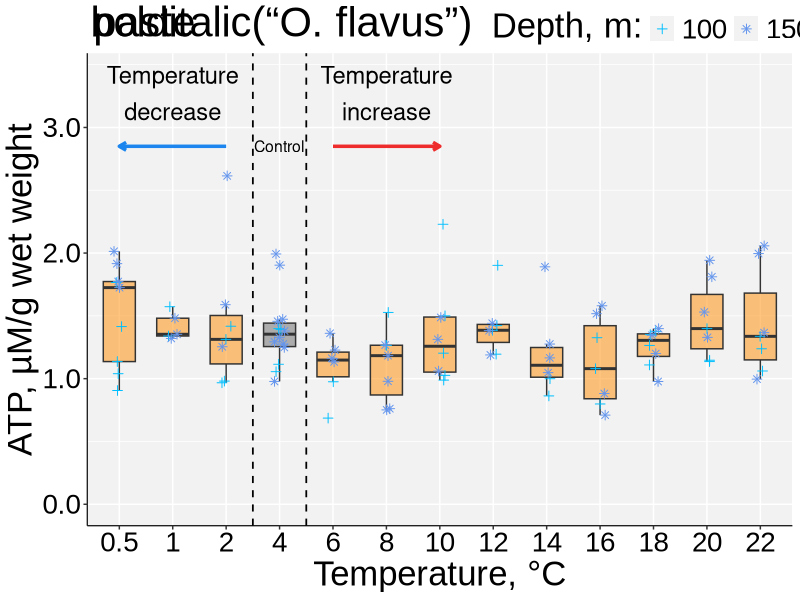
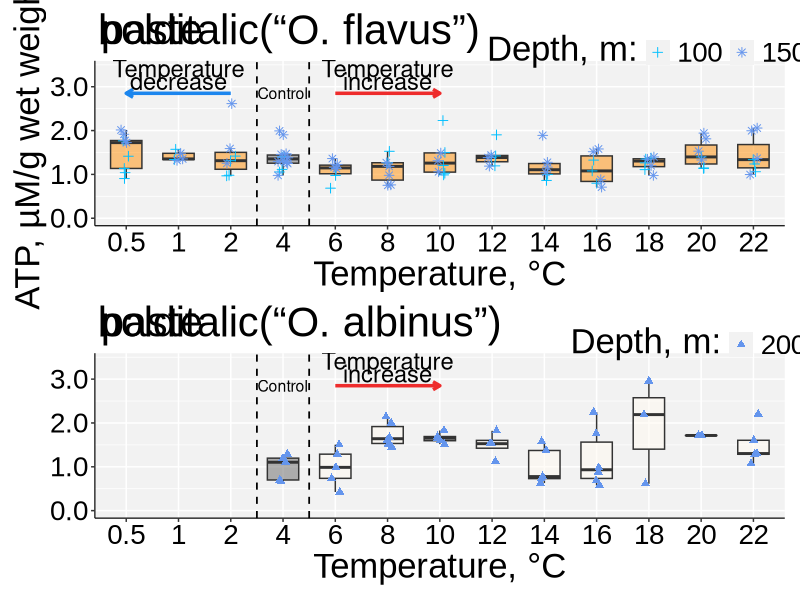
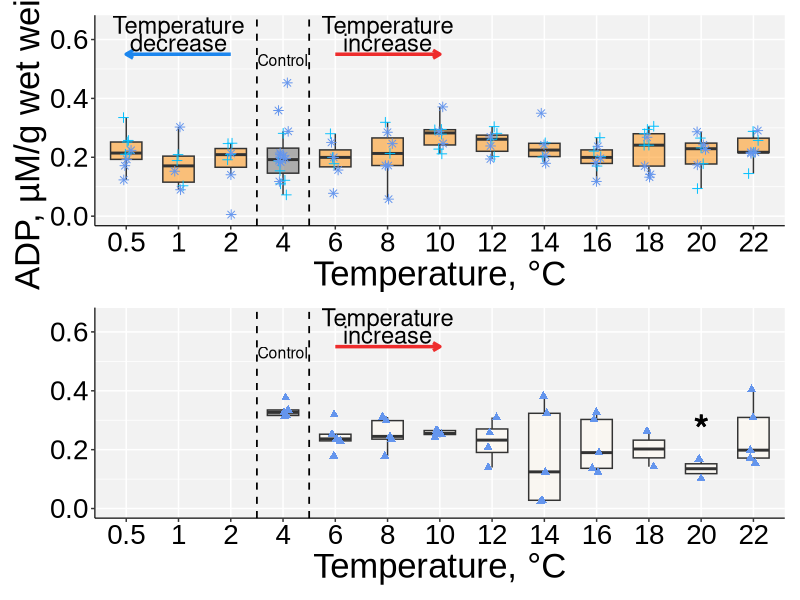
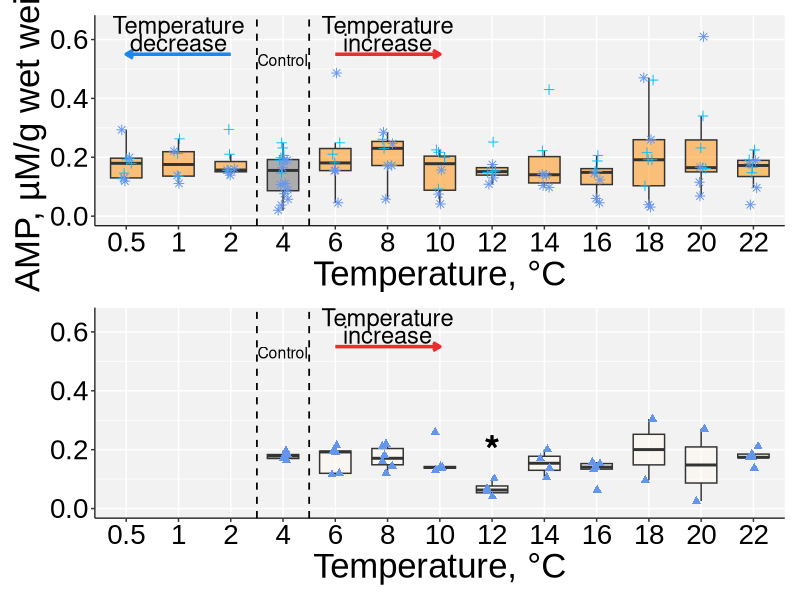
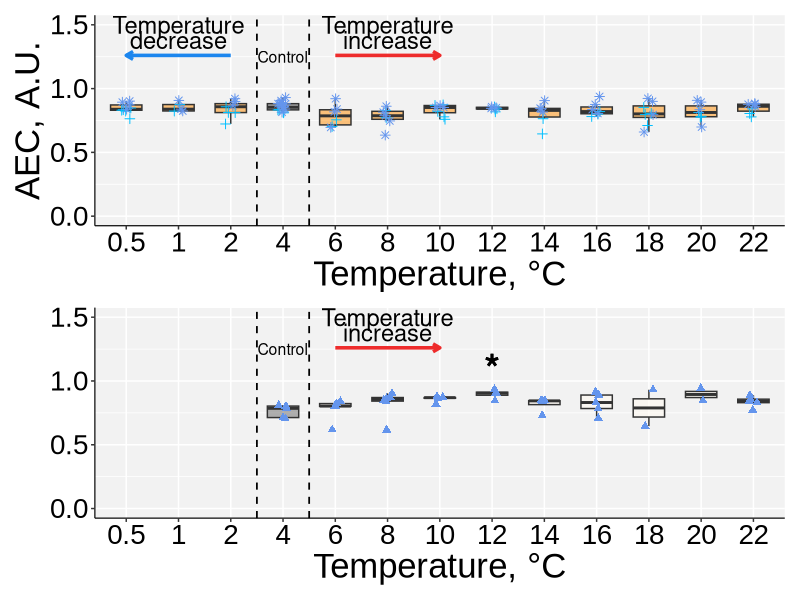
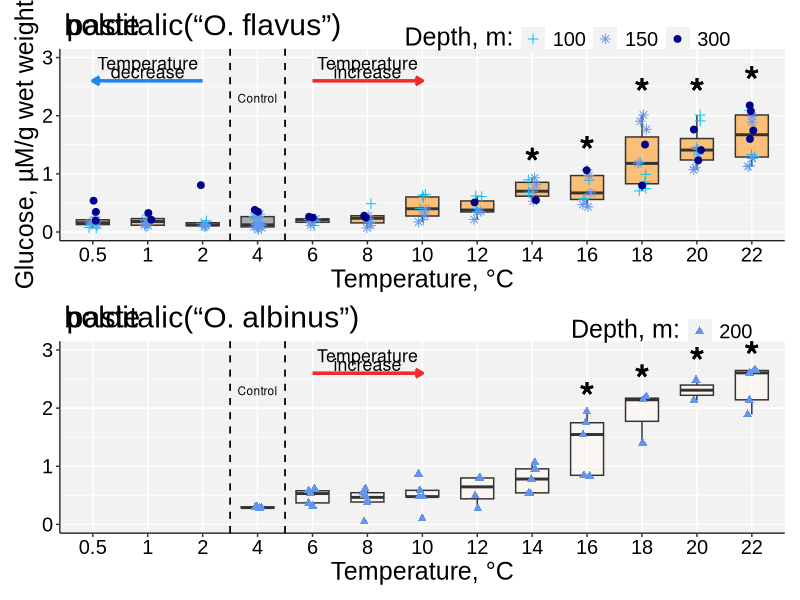
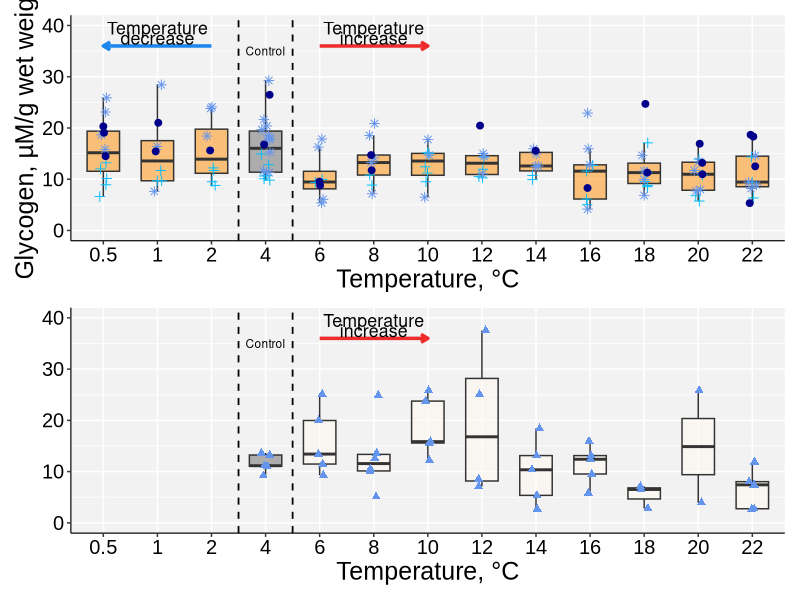
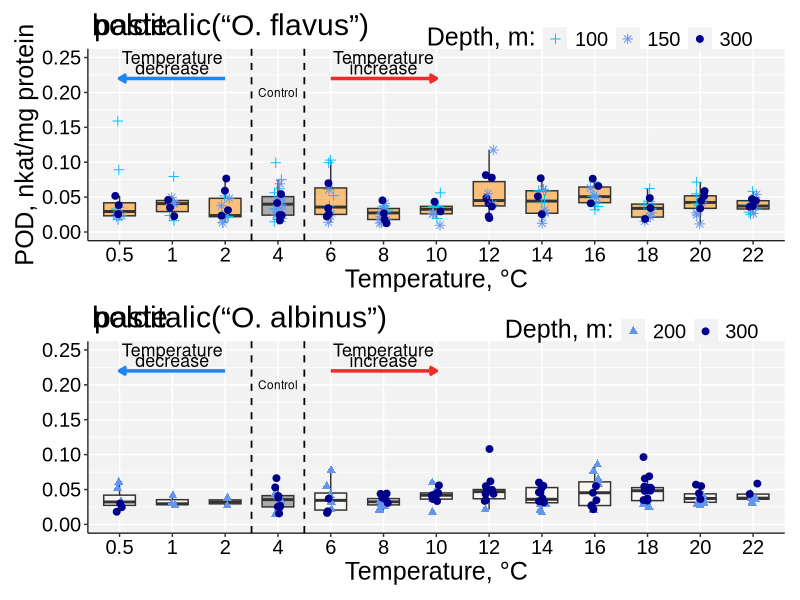

Reproduce these figures in R, in order.
library(ggplot2)
library(ggtext)
library(glue)
library(patchwork)
library(openxlsx)


#download data
ATP <- read.xlsx("Raw_data_from_Ommatogammarus_in_experiments1.xlsx", sheet = 2)
ADP <- read.xlsx("Raw_data_from_Ommatogammarus_in_experiments1.xlsx", sheet = 3)
AMP <- read.xlsx("Raw_data_from_Ommatogammarus_in_experiments1.xlsx", sheet = 4)
AEC <- read.xlsx("Raw_data_from_Ommatogammarus_in_experiments1.xlsx", sheet = 5)
Glucose <- read.xlsx("Raw_data_from_Ommatogammarus_in_experiments1.xlsx", sheet = 6)
Glycogen <- read.xlsx("Raw_data_from_Ommatogammarus_in_experiments1.xlsx", sheet = 7)
POD <- read.xlsx("Raw_data_from_Ommatogammarus_in_experiments1.xlsx", sheet = 8)
CAT <- read.xlsx("Raw_data_from_Ommatogammarus_in_experiments1.xlsx", sheet = 9)
GST <- read.xlsx("Raw_data_from_Ommatogammarus_in_experiments1.xlsx", sheet = 10)
LDH <- read.xlsx("Raw_data_from_Ommatogammarus_in_experiments1.xlsx", sheet = 11)
#make data part is factors (ATP)
ATP$Temperature <- as.factor(ATP$Temperature)
ATP$Species <- as.factor(ATP$Species)
ATP$Parameter <- as.factor(ATP$Parameter)
ATP$Depth <- as.factor(ATP$Depth)
#make data part is factors (ADP)
ADP$Temperature <- as.factor(ADP$Temperature)
ADP$Species <- as.factor(ADP$Species)
ADP$Parameter <- as.factor(ADP$Parameter)
ADP$`Depth` <- as.factor(ADP$Depth)
#make data part is factors (AMP)
AMP$Temperature <- as.factor(AMP$Temperature)
AMP$Species <- as.factor(AMP$Species)
AMP$Parameter <- as.factor(AMP$Parameter)
AMP$Depth <- as.factor(AMP$Depth)
#make data part is factors (AEC)
AEC$Temperature <- as.factor(AEC$Temperature)
AEC$Species <- as.factor(AEC$Species)
AEC$Parameter <- as.factor(AEC$Parameter)
AEC$Depth <- as.factor(AEC$Depth)
#make data part is factors (Glucose)
Glucose$Temperature <- as.factor(Glucose$Temperature)
Glucose$Species <- as.factor(Glucose$Species)
Glucose$Parameter <- as.factor(Glucose$Parameter)
Glucose$Depth <- as.factor(Glucose$Depth)
#make data part is factors (Glycogen)
Glycogen$Temperature <- as.factor(Glycogen$Temperature)
Glycogen$Species <- as.factor(Glycogen$Species)
Glycogen$Parameter <- as.factor(Glycogen$Parameter)
Glycogen$Depth <- as.factor(Glycogen$Depth)
#make data part is factors (POD)
POD$Temperature <- as.factor(POD$Temperature)
POD$Species <- as.factor(POD$Species)
POD$Parameter <- as.factor(POD$Parameter)
POD$Depth <- as.factor(POD$Depth)
#make data part is factors (CAT)
CAT$Temperature <- as.factor(CAT$Temperature)
CAT$Species <- as.factor(CAT$Species)
CAT$Parameter <- as.factor(CAT$Parameter)
CAT$Depth <- as.factor(CAT$Depth)
#make data part is factors (GST)
GST$Temperature <- as.factor(GST$Temperature)
GST$Species <- as.factor(GST$Species)
GST$Parameter <- as.factor(GST$Parameter)
GST$Depth <- as.factor(GST$Depth)
#make data part is factors (LDH)
LDH$Temperature <- as.factor(LDH$Temperature)
LDH$Species <- as.factor(LDH$Species)
LDH$Parameter <- as.factor(LDH$Parameter)
LDH$Depth <- as.factor(LDH$Depth)
#split table at Species factor (ATP)
FlavusATP <- ATP[ATP$Species == "O. flavus", ]
AlbinusATP <- ATP[ATP$Species == "O. albinus", ]
#split table at Species factor (ADP)
FlavusADP <- ADP[ADP$Species == "O. flavus", ]
AlbinusADP <- ADP[ADP$Species == "O. albinus", ]
#split table at Species factor (AMP)
FlavusAMP <- AMP[AMP$Species == "O. flavus", ]
AlbinusAMP <- AMP[AMP$Species == "O. albinus", ]
#split table at Species factor (AEC)
FlavusAEC <- AEC[AEC$Species == "O. flavus", ]
AlbinusAEC <- AEC[AEC$Species == "O. albinus", ]
#split table at Species factor (Glucose)
FlavusGlucose <- Glucose[Glucose$Species == "O. flavus", ]
AlbinusGlucose <- Glucose[Glucose$Species == "O. albinus", ]
#split table at Species factor (Glycogen)
FlavusGlycogen <- Glycogen[Glycogen$Species == "O. flavus", ]
AlbinusGlycogen <- Glycogen[Glycogen$Species == "O. albinus", ]
#split table at Species factor (POD)
FlavusPOD <- POD[POD$Species == "O. flavus", ]
AlbinusPOD <- POD[POD$Species == "O. albinus", ]
#split table at Species factor (CAT)
FlavusCAT <- CAT[CAT$Species == "O. flavus", ]
AlbinusCAT <- CAT[CAT$Species == "O. albinus", ]
#split table at Species factor (GST)
FlavusGST <- GST[GST$Species == "O. flavus", ]
AlbinusGST <- GST[GST$Species == "O. albinus", ]
#split table at Species factor (LDH)
FlavusLDH <- LDH[LDH$Species == "O. flavus", ]
AlbinusLDH <- LDH[LDH$Species == "O. albinus", ]

#plot for ATP O. flavus
FlavusATP[,3] <- factor(FlavusATP[,3], levels=unique(FlavusATP[,3]))
FlavusATPcoluor <- c("darkorange", "darkorange", "darkorange", "gray40", "darkorange", "darkorange",
                     "darkorange", "darkorange", "darkorange", "darkorange", "darkorange", "darkorange",
                     "darkorange")
scaleFUN <- function(x) sprintf("%.1f", x)
p1 <- ggplot(FlavusATP, 
       aes(x = Temperature, y = Value, ymin = 0)) +
  geom_boxplot(outlier.alpha = 0, alpha = 0.5, fill = FlavusATPcoluor, width = 0.6) +  
  geom_point(size = 2, alpha = 1, aes(group = Temperature, col = Depth, shape = Depth), 
             position = position_jitterdodge(jitter.width = 0.5)) +
  labs(fill = "Температура",
       col = "Depth, m:",
       shape = "Depth, m:",
       x = "Temperature, °C",
       y = "ATP, µM/g wet weight",
  ) +
  theme(title  = ggtext::element_markdown()) +
  scale_color_manual(values = c("deepskyblue", "cornflowerblue",'cornflowerblue', "darkblue")) +
  scale_shape_manual(values = c(3, 8, 17)) +
  ggtitle(substitute(paste(bolditalic('O. flavus')))) +
  theme(panel.background = element_rect(fill = 'gray95')) +
  theme(text=element_text(color="black"),axis.text=element_text(color="black")) +
  theme(plot.title = element_text(hjust = 0.5)) + 
  ylim(0, 3.5) +
  geom_vline(xintercept=c(3.5,4.5), linetype = "dashed", linewidth = 0.6) +
  annotate("segment", x = 5, xend = 7, y = 2.85, yend = 2.85, colour = "firebrick2", size=1.2, arrow=arrow(length = unit(0.2, "cm"))) +
  annotate("segment", x = 3, xend = 1, y = 2.85, yend = 2.85, colour = "dodgerblue2", size=1.2, arrow=arrow(length = unit(0.2, "cm"))) +
  annotate("text", x = c(2), y = c(3.42), label = "Temperature", cex=6, col = "black") +
  annotate("text", x = c(2), y = c(3.13), label = "decrease", cex=6, col = "black") +
  annotate("text", x = c(6), y = c(3.42), label = "Temperature", cex=6, col = "black") +
  annotate("text", x = c(6), y = c(3.13), label = "increase", cex=6, col = "black") +
  annotate("text", x = c(4), y = c(2.85), label = "Control", cex=4, col = "black") + 
  theme(text=element_text(color="black"),axis.text=element_text(color="black")) +
  theme(text=element_text(size=25, family="Arial")) + 
  theme(legend.position = c(0.8, 1.0515),
        legend.direction = "horizontal") +
  theme(plot.title = element_text(hjust = 0.01),
        axis.title.y = element_text(vjust = +1.7)) + theme(legend.background=element_rect(fill = alpha("white", 0))) + 
  theme(
    axis.line = element_line(linewidth = 0.4, color="black")) + scale_y_continuous(labels=scaleFUN)
#save plot ATP
ggsave("2023-12-20_АТФ flavus.png", width = 20, height = 11, units = "cm", dpi = 600)

#plot for ADP O. albinus
AlbinusATP[,3] <- factor(AlbinusATP[,3], levels=unique(AlbinusATP[,3]))
AlbinusATPcoluor <- c("gray40", "floralwhite", "floralwhite",
                      "floralwhite", "floralwhite", "floralwhite", "floralwhite", "floralwhite", "floralwhite",
                      "floralwhite")
p1

p2 <- ggplot(AlbinusATP, 
       aes(x = factor(Temperature), y = Value, ymin = 0)) +
  geom_boxplot(outlier.alpha = 0, alpha = 0.5, fill = AlbinusATPcoluor, width = 0.6) +  
  geom_point(size = 2, alpha = 1, aes(group = Temperature, col = Depth, shape = Depth), 
             position = position_jitterdodge(jitter.width = 0.5)) +
  labs(fill = "Температура",
       col = "Depth, m:",
       shape = "Depth, m:",
       x = "Temperature, °C",
       y = NULL,
  ) +
  theme(title  = ggtext::element_markdown()) +
  scale_color_manual(values = c("cornflowerblue")) +
  scale_shape_manual(values = c(17)) +
  ggtitle(substitute(paste(bolditalic('O. albinus')))) +
  theme(panel.background = element_rect(fill = 'gray95')) +
  theme(text=element_text(color="black"),axis.text=element_text(color="black")) +
  theme(plot.title = element_text(hjust = 0.5)) + 
  ylim(0, 3.5) +
  geom_vline(xintercept=c(3.5,4.5), linetype = "dashed", linewidth = 0.6) +
  annotate("segment", x = 5, xend = 7, y = 2.85, yend = 2.85, colour = "firebrick2", size=1.2, arrow=arrow(length = unit(0.2, "cm"))) +
  annotate("text", x = c(6), y = c(3.42), label = "Temperature", cex=6, col = "black") +
  annotate("text", x = c(6), y = c(3.13), label = "increase", cex=6, col = "black") +
  annotate("text", x = c(4), y = c(2.85), label = "Control", cex=4, col = "black") + 
  theme(text=element_text(color="black"),axis.text=element_text(color="black")) +
  theme(text=element_text(size=25, family="Arial")) + 
  theme(legend.position = c(0.86, 1.0515),
        legend.direction = "horizontal", 
        legend.spacing.y = unit(1.0, 'cm')) +
  theme(plot.title = element_text(hjust = 0.01)) + theme(legend.background=element_rect(fill = alpha("white", 0))) + 
  theme(
    axis.line = element_line(linewidth = 0.4, color="black")) +
    scale_x_discrete(limits = c('0.5', '1', '2', '4', '6', '8', '10', '12', '14', '16', '18', '20', '22')) + 
  scale_y_continuous(labels=scaleFUN)
ggsave("2023-12-20_АТФ albinus.png", width = 20, height = 11, units = "cm", dpi = 600) 

p1/p2
ggsave("2023-12-20_АТФ albinus и flavus2.0.png", width = 20, height = 22, units = "cm", dpi = 600)

#plot for ADP O. flavus
FlavusADP[,3] <- factor(FlavusADP[,3], levels=unique(FlavusADP[,3]))
FlavusADPcoluor <- c("darkorange", "darkorange", "darkorange", "gray40", "darkorange", "darkorange",
                     "darkorange", "darkorange", "darkorange", "darkorange", "darkorange", "darkorange",
                     "darkorange")
p3 <- ggplot(FlavusADP, 
       aes(x = Temperature, y = Value, ymin = 0)) +
  geom_boxplot(outlier.alpha = 0, alpha = 0.5, fill = FlavusADPcoluor, width = 0.6) +  
  geom_point(size = 2, alpha = 1, aes(group = Temperature, col = Depth, shape = Depth), 
             position = position_jitterdodge(jitter.width = 0.5)) +
  labs(fill = "Температура",
       col = "Depth, m:",
       shape = "Depth, m:",
       x = "Temperature, °C",
       y = "ADP, µM/g wet weight",
  ) +
  theme(title  = ggtext::element_markdown()) +
  scale_color_manual(values = c("deepskyblue", "cornflowerblue", "darkblue")) +
  scale_shape_manual(values = c(3, 8, 19, 3, 8, 19, 8, 19)) +
  ggtitle(NULL) +
  theme(panel.background = element_rect(fill = 'gray95')) +
  theme(text=element_text(color="black"),axis.text=element_text(color="black")) +
  theme(plot.title = element_text(hjust = 0.5)) +
  geom_vline(xintercept=c(3.5,4.5), linetype = "dashed", linewidth = 0.6) +
  annotate("segment", x = 5, xend = 7, y = .55, yend = .55, colour = "firebrick2", size=1.2, arrow=arrow(length = unit(0.2, "cm"))) +
  annotate("segment", x = 3, xend = 1, y = .55, yend = .55, colour = "dodgerblue2", size=1.2, arrow=arrow(length = unit(0.2, "cm"))) +
  annotate("text", x = c(2), y = c(.65), label = "Temperature", cex=6, col = "black") +
  annotate("text", x = c(2), y = c(.59), label = "decrease", cex=6, col = "black") +
  annotate("text", x = c(6), y = c(.65), label = "Temperature", cex=6, col = "black") +
  annotate("text", x = c(6), y = c(.59), label = "increase", cex=6, col = "black") +
  annotate("text", x = c(4), y = c(.53), label = "Control", cex=4, col = "black") + 
  theme(text=element_text(color="black"),axis.text=element_text(color="black")) + 
  theme(text=element_text(color="black"),axis.text=element_text(color="black")) +
  theme(text=element_text(size=25, family="Arial")) +
  ylim(0, .65) + 
  theme(legend.position = "None",
        legend.direction = "horizontal") +
  theme(plot.title = element_text(hjust = 0.01),
        axis.title.y = element_text(vjust = +1.7)) + theme(legend.background=element_rect(fill = alpha("white", 0))) + 
  theme(
    axis.line = element_line(linewidth = 0.4, color="black"))
#save plot ADP
ggsave("2023-12-20_АДФ flavus.png", width = 20, height = 11, units = "cm", dpi = 600)

#plot for ADP O. albinus
AlbinusADP[,3] <- factor(AlbinusADP[,3], levels=unique(AlbinusADP[,3]))
AlbinusADPcoluor <- c("gray40", "floralwhite", "floralwhite",
                      "floralwhite", "floralwhite", "floralwhite", "floralwhite", "floralwhite", "floralwhite",
                      "floralwhite")
p4 <- ggplot(AlbinusADP, 
       aes(x = Temperature, y = Value, ymin = 0)) +
  geom_boxplot(outlier.alpha = 0, alpha = 0.5, fill = AlbinusADPcoluor, width = 0.6) +  
  geom_point(size = 2, alpha = 1, aes(group = Temperature, col = Depth, shape = Depth), 
             position = position_jitterdodge(jitter.width = 0.5)) +
  labs(fill = "Температура",
       col = "Depth, m:",
       shape = "Depth, m:",
       x = "Temperature, °C",
       y = NULL,
  ) +
  theme(title  = ggtext::element_markdown()) +
  scale_color_manual(values = c("cornflowerblue")) +
  scale_shape_manual(values = c(17)) +
  ggtitle(NULL) +
  theme(panel.background = element_rect(fill = 'gray95')) +
  theme(text=element_text(color="black"),axis.text=element_text(color="black")) +
  theme(plot.title = element_text(hjust = 0.5)) + 
  ylim(0, 0.65) +
  geom_vline(xintercept=c(3.5,4.5), linetype = "dashed", linewidth = 0.6) +
  annotate("segment", x = 5, xend = 7, y = .55, yend = .55, colour = "firebrick2", size=1.2, arrow=arrow(length = unit(0.2, "cm"))) +
  annotate("text", x = c(6), y = c(.65), label = "Temperature", cex=6, col = "black") +
  annotate("text", x = c(6), y = c(.59), label = "increase", cex=6, col = "black") +
  annotate("text", x = c(4), y = c(.53), label = "Control", cex=4, col = "black") + 
  annotate("text", x = c(12), y = c(0.27), label = substitute(paste(bold("*"))), cex=10, col = "black") +
  theme(text=element_text(color="black"),axis.text=element_text(color="black")) +
  theme(text=element_text(size=25, family="Arial")) + 
  theme(legend.position ="None",
        legend.direction = "horizontal") +
  theme(plot.title = element_text(hjust = 0.01)) + theme(legend.background=element_rect(fill = alpha("white", 0))) + 
  theme(
    axis.line = element_line(linewidth = 0.4, color="black")) +
  scale_x_discrete(limits = c('0.5', '1', '2', '4', '6', '8', '10', '12', '14', '16', '18', '20', '22'))
#save plot ADP
ggsave("2023-12-20_АДФ albinus.png", width = 20, height = 11, units = "cm", dpi = 600)


p3/p4
ggsave("2023-12-20_АДФ albinus и flavus2.0.png", width = 20, height = 22, units = "cm", dpi = 600)

#plot for AMP O. flavus
FlavusAMP[,3] <- factor(FlavusAMP[,3], levels=unique(FlavusAMP[,3]))
FlavusAMPcoluor <- c("darkorange", "darkorange", "darkorange", "gray40", "darkorange", "darkorange",
                     "darkorange", "darkorange", "darkorange", "darkorange", "darkorange", "darkorange",
                     "darkorange")
p5 <- ggplot(FlavusAMP, 
       aes(x = Temperature, y = Value, ymin = 0)) +
  geom_boxplot(outlier.alpha = 0, alpha = 0.5, fill = FlavusADPcoluor, width = 0.6) +  
  geom_point(size = 2, alpha = 1, aes(group = Temperature, col = Depth, shape = Depth), 
             position = position_jitterdodge(jitter.width = 0.5)) +
  labs(fill = "Температура",
       col = "Depth, m:",
       shape = "Depth, m:",
       x = "Temperature, °C",
       y = "AMP, µM/g wet weight",
  ) +
  theme(title  = ggtext::element_markdown()) +
  scale_color_manual(values = c("deepskyblue", "cornflowerblue", "darkblue")) +
  scale_shape_manual(values = c(3, 8, 19, 3, 8, 19, 8, 19)) +
  ggtitle(NULL) +
  theme(panel.background = element_rect(fill = 'gray95')) +
  theme(text=element_text(color="black"),axis.text=element_text(color="black")) +
  theme(plot.title = element_text(hjust = 0.5)) +
  geom_vline(xintercept=c(3.5,4.5), linetype = "dashed", linewidth = 0.6) +
  annotate("segment", x = 5, xend = 7, y = .55, yend = .55, colour = "firebrick2", size=1.2, arrow=arrow(length = unit(0.2, "cm"))) +
  annotate("segment", x = 3, xend = 1, y = .55, yend = .55, colour = "dodgerblue2", size=1.2, arrow=arrow(length = unit(0.2, "cm"))) +
  annotate("text", x = c(2), y = c(.65), label = "Temperature", cex=6, col = "black") +
  annotate("text", x = c(2), y = c(.59), label = "decrease", cex=6, col = "black") +
  annotate("text", x = c(6), y = c(.65), label = "Temperature", cex=6, col = "black") +
  annotate("text", x = c(6), y = c(.59), label = "increase", cex=6, col = "black") +
  annotate("text", x = c(4), y = c(.53), label = "Control", cex=4, col = "black") + 
  theme(text=element_text(color="black"),axis.text=element_text(color="black")) + 
  theme(text=element_text(size=25, family="Arial")) +
  ylim(0, .65) + 
  theme(legend.position = "None",
        legend.direction = "horizontal") +
  theme(plot.title = element_text(hjust = 0.01),
        axis.title.y = element_text(vjust = +1.7)) + theme(legend.background=element_rect(fill = alpha("white", 0))) + 
  theme(
    axis.line = element_line(linewidth = 0.4, color="black"))
#save plot AMP
ggsave("2023-12-20_АМФ flavus.png", width = 20, height = 11, units = "cm", dpi = 600)

#plot for AMP O. albinus
AlbinusAMP[,3] <- factor(AlbinusAMP[,3], levels=unique(AlbinusAMP[,3]))
AlbinusAMPcoluor <- c("gray40", "floralwhite", "floralwhite",
                      "floralwhite", "floralwhite", "floralwhite", "floralwhite", "floralwhite", "floralwhite",
                      "floralwhite")
p6 <- ggplot(AlbinusAMP, 
       aes(x = Temperature, y = Value, ymin = 0)) +
  geom_boxplot(outlier.alpha = 0, alpha = 0.5, fill = AlbinusAMPcoluor, width = 0.6) +  
  geom_point(size = 2, alpha = 1, aes(group = Temperature, col = Depth, shape = Depth), 
             position = position_jitterdodge(jitter.width = 0.5)) +
  labs(fill = "Температура",
       col = "Depth, m:",
       shape = "Depth, m:",
       x = "Temperature, °C",
       y = NULL,
  ) +
  theme(title  = ggtext::element_markdown()) +
  scale_color_manual(values = c("cornflowerblue")) +
  scale_shape_manual(values = c(17)) +
  ggtitle(NULL) +
  theme(panel.background = element_rect(fill = 'gray95')) +
  theme(text=element_text(color="black"),axis.text=element_text(color="black")) +
  theme(plot.title = element_text(hjust = 0.5)) + 
  ylim(0, 0.65) +
  geom_vline(xintercept=c(3.5,4.5), linetype = "dashed", linewidth = 0.6) +
  annotate("segment", x = 5, xend = 7, y = .55, yend = .55, colour = "firebrick2", size=1.2, arrow=arrow(length = unit(0.2, "cm"))) +
  annotate("text", x = c(6), y = c(.65), label = "Temperature", cex=6, col = "black") +
  annotate("text", x = c(6), y = c(.59), label = "increase", cex=6, col = "black") +
  annotate("text", x = c(4), y = c(.53), label = "Control", cex=4, col = "black") + 
  annotate("text", x = c(8), y = c(0.2), label = substitute(paste(bold("*"))), cex=10, col = "black") +
  theme(text=element_text(color="black"),axis.text=element_text(color="black")) + 
  theme(text=element_text(size=25, family="Arial")) + 
  theme(legend.position = "None",
        legend.direction = "horizontal") +
  theme(plot.title = element_text(hjust = 0.01)) + theme(legend.background=element_rect(fill = alpha("white", 0))) + 
  theme(
    axis.line = element_line(linewidth = 0.4, color="black")) +
  scale_x_discrete(limits = c('0.5', '1', '2', '4', '6', '8', '10', '12', '14', '16', '18', '20', '22'))
#save plot AMP
ggsave("2023-12-20_АМФ albinus.png", width = 20, height = 11, units = "cm", dpi = 600)

p5/p6
ggsave("2_p_2023-12-20_АМФ albinus и flavus.png", width = 20, height = 22, units = "cm", dpi = 600)

#################################################################################################################################################################

#plot for AEC O. flavus
FlavusAEC[,3] <- factor(FlavusAEC[,3], levels=unique(FlavusAEC[,3]))
FlavusAECcoluor <- c("darkorange", "darkorange", "darkorange", "gray40", "darkorange", "darkorange",
                     "darkorange", "darkorange", "darkorange", "darkorange", "darkorange", "darkorange",
                     "darkorange")
p7 <- ggplot(FlavusAEC, 
       aes(x = Temperature, y = Value, ymin = 0)) +
  geom_boxplot(outlier.alpha = 0, alpha = 0.5, fill = FlavusAECcoluor, width = 0.6) +  
  geom_point(size = 2, alpha = 1, aes(group = Temperature, col = Depth, shape = Depth), 
             position = position_jitterdodge(jitter.width = 0.5)) +
  labs(fill = "Температура",
       col = "Depth, m:",
       shape = "Depth, m:",
       x = "Temperature, °C",
       y = "AEC, A.U.",
  ) +
  theme(title  = ggtext::element_markdown()) +
  scale_color_manual(values = c("deepskyblue", "cornflowerblue", "darkblue")) +
  scale_shape_manual(values = c(3, 8, 19, 3, 8, 19, 8, 19)) +
  ggtitle(NULL) +
  theme(panel.background = element_rect(fill = 'gray95')) +
  theme(text=element_text(color="black"),axis.text=element_text(color="black")) +
  theme(plot.title = element_text(hjust = 0.5)) +
  geom_vline(xintercept=c(3.5,4.5), linetype = "dashed", linewidth = 0.6) +
  annotate("segment", x = 5, xend = 7, y = 1.26, yend = 1.26, colour = "firebrick2", size=1.2, arrow=arrow(length = unit(0.2, "cm"))) +
  annotate("segment", x = 3, xend = 1, y = 1.26, yend = 1.26, colour = "dodgerblue2", size=1.2, arrow=arrow(length = unit(0.2, "cm"))) +
  annotate("text", x = c(2), y = c(1.5), label = "Temperature", cex=6, col = "black") +
  annotate("text", x = c(2), y = c(1.38), label = "decrease", cex=6, col = "black") +
  annotate("text", x = c(6), y = c(1.5), label = "Temperature", cex=6, col = "black") +
  annotate("text", x = c(6), y = c(1.38), label = "increase", cex=6, col = "black") +
  annotate("text", x = c(4), y = c(1.25), label = "Control", cex=4, col = "black") + 
  theme(text=element_text(color="black"),axis.text=element_text(color="black")) + 
  theme(text=element_text(size=25, family="Arial")) +
  ylim(0, 1.5) + 
  theme(legend.position = "None",
        legend.direction = "horizontal") +
  theme(plot.title = element_text(hjust = 0.01),
        axis.title.y = element_text(vjust = +1.7)) + theme(legend.background=element_rect(fill = alpha("white", 0))) + 
  theme(
    axis.line = element_line(linewidth = 0.4, color="black"))
#save plot AEC
ggsave("2023-12-19_АEC flavus.png", width = 20, height = 11, units = "cm", dpi = 600)

#plot for AEC O. albinus
AlbinusAEC[,3] <- factor(AlbinusAEC[,3], levels=unique(AlbinusAEC[,3]))
AlbinusAECcoluor <- c("gray40", "floralwhite", "floralwhite",
                      "floralwhite", "floralwhite", "floralwhite", "floralwhite", "floralwhite", "floralwhite",
                      "floralwhite")
p8 <- ggplot(AlbinusAEC, 
       aes(x = Temperature, y = Value, ymin = 0)) +
  geom_boxplot(outlier.alpha = 0, alpha = 0.5, fill = AlbinusAECcoluor, width = 0.6) +  
  geom_point(size = 2, alpha = 1, aes(group = Temperature, col = Depth, shape = Depth), 
             position = position_jitterdodge(jitter.width = 0.5)) +
  labs(fill = "Температура",
       col = "Depth, m:",
       shape = "Depth, m:",
       x = "Temperature, °C",
       y = NULL,
  ) +
  theme(title  = ggtext::element_markdown()) +
  scale_color_manual(values = c("cornflowerblue")) +
  scale_shape_manual(values = c(17)) +
  ggtitle(NULL) +
  theme(panel.background = element_rect(fill = 'gray95')) +
  theme(text=element_text(color="black"),axis.text=element_text(color="black")) +
  theme(plot.title = element_text(hjust = 0.5)) + 
  ylim(0, 1.5) +
  geom_vline(xintercept=c(3.5,4.5), linetype = "dashed", linewidth = 0.6) +
  annotate("segment", x = 5, xend = 7, y = 1.26, yend = 1.26, colour = "firebrick2", size=1.2, arrow=arrow(length = unit(0.2, "cm"))) +
  annotate("text", x = c(6), y = c(1.5), label = "Temperature", cex=6, col = "black") +
  annotate("text", x = c(6), y = c(1.38), label = "increase", cex=6, col = "black") +
  annotate("text", x = c(4), y = c(1.25), label = "Control", cex=4, col = "black") + 
  annotate("text", x = c(8), y = c(1.1), label = substitute(paste(bold("*"))), cex=10, col = "black") +
  theme(text=element_text(color="black"),axis.text=element_text(color="black")) +
  theme(text=element_text(size=25, family="Arial")) + 
  theme(legend.position = "none",
        legend.direction = "horizontal") +
  theme(plot.title = element_text(hjust = 0.01)) + theme(legend.background=element_rect(fill = alpha("white", 0))) + 
  theme(
    axis.line = element_line(linewidth = 0.4, color="black")) +
  scale_x_discrete(limits = c('0.5', '1', '2', '4', '6', '8', '10', '12', '14', '16', '18', '20', '22'))
#save plot AEC
ggsave("2023-12-18_АEC albinus.png", width = 20, height = 11, units = "cm", dpi = 600)

p7/p8
#save plot AEC
ggsave("2_p_2023-12-20_АEC albinus и flavus.png", width = 20, height = 22, units = "cm", dpi = 600)

#################################################################################################################################################################

#plot for Glucose O. flavus
FlavusGlucose[,3] <- factor(FlavusGlucose[,3], levels=unique(FlavusGlucose[,3]))
FlavusGlucosecoluor <- c("darkorange", "darkorange", "darkorange", "gray40", "darkorange", "darkorange",
                         "darkorange", "darkorange", "darkorange", "darkorange", "darkorange", "darkorange",
                         "darkorange")
p9 <- ggplot(FlavusGlucose, 
       aes(x = Temperature, y = Value, ymin = 0)) +
  geom_boxplot(outlier.alpha = 0, alpha = 0.5, fill = FlavusGlucosecoluor, width = 0.6) +  
  geom_point(size = 2, alpha = 1, aes(group = Temperature, col = Depth, shape = Depth), 
             position = position_jitterdodge(jitter.width = 0.5)) +
  labs(fill = "Температура",
       col = "Depth, m:",
       shape = "Depth, m:",
       x = "Temperature, °C",
       y = "Glucose, µM/g wet weight",
  ) +
  theme(title  = ggtext::element_markdown()) +
  scale_color_manual(values = c("deepskyblue", "cornflowerblue", "darkblue")) +
  scale_shape_manual(values = c(3, 8, 19, 3, 8, 19, 8, 19)) +
  ggtitle(substitute(paste(bolditalic('O. flavus')))) +
  theme(panel.background = element_rect(fill = 'gray95')) +
  theme(text=element_text(color="black"),axis.text=element_text(color="black")) +
  theme(plot.title = element_text(hjust = 0.5)) +
  geom_vline(xintercept=c(3.5,4.5), linetype = "dashed", linewidth = 0.6) +
  annotate("segment", x = 5, xend = 7, y = 2.6, yend = 2.6, colour = "firebrick2", size=1.2, arrow=arrow(length = unit(0.2, "cm"))) +
  annotate("segment", x = 3, xend = 1, y = 2.6, yend = 2.6, colour = "dodgerblue2", size=1.2, arrow=arrow(length = unit(0.2, "cm"))) +
  annotate("text", x = c(2), y = c(2.9), label = "Temperature", cex=4.5, col = "black") +
  annotate("text", x = c(2), y = c(2.75), label = "decrease", cex=4.5, col = "black") +
  annotate("text", x = c(6), y = c(2.9), label = "Temperature", cex=4.5, col = "black") +
  annotate("text", x = c(6), y = c(2.75), label = "increase", cex=4.5, col = "black") +
  annotate("text", x = c(4), y = c(2.3), label = "Control", cex=3, col = "black") + 
  annotate("text", x = c(13), y = c(2.6), label = substitute(paste(bold("*"))), cex=10, col = "black") + 
  annotate("text", x = c(12), y = c(2.4), label = substitute(paste(bold("*"))), cex=10, col = "black") +
  annotate("text", x = c(11), y = c(2.4), label = substitute(paste(bold("*"))), cex=10, col = "black") +
  annotate("text", x = c(10), y = c(1.4), label = substitute(paste(bold("*"))), cex=10, col = "black") +
  annotate("text", x = c(9), y = c(1.2), label = substitute(paste(bold("*"))), cex=10, col = "black") +
  theme(text=element_text(color="black"),axis.text=element_text(color="black")) + 
  theme(text=element_text(size=18, family="Arial")) +
  theme(legend.position = c(0.7, 1.0515),
        legend.direction = "horizontal") +
  theme(plot.title = element_text(hjust = 0.01)) + theme(legend.background=element_rect(fill = alpha("white", 0))) + 
  theme(
    axis.line = element_line(linewidth = 0.4, color="black")) +
  ylim(0,3)
#save plot Glucose
ggsave("2023-12-20_Glucose flavus.png", width = 20, height = 11, units = "cm", dpi = 600)


#plot for Glucose O. albinus
AlbinusGlucose[,3] <- factor(AlbinusGlucose[,3], levels=unique(AlbinusGlucose[,3]))
AlbinusGlucosecoluor <- c("gray40", "floralwhite", "floralwhite",
                          "floralwhite", "floralwhite", "floralwhite", "floralwhite", "floralwhite", "floralwhite",
                          "floralwhite")
p10 <- ggplot(AlbinusGlucose, 
       aes(x = Temperature, y = Value, ymin = 0)) +
  geom_boxplot(outlier.alpha = 0, alpha = 0.5, fill = AlbinusGlucosecoluor, width = 0.6) +  
  geom_point(size = 2, alpha = 1, aes(group = Temperature, col = Depth, shape = Depth), 
             position = position_jitterdodge(jitter.width = 0.5)) +
  labs(fill = "Температура",
       col = "Depth, m:",
       shape = "Depth, m:",
       x = "Temperature, °C",
       y = NULL,
  ) +
  theme(title  = ggtext::element_markdown()) +
  scale_color_manual(values = c("cornflowerblue")) +
  scale_shape_manual(values = c(17)) +
  ggtitle(substitute(paste(bolditalic('O. albinus')))) +
  theme(panel.background = element_rect(fill = 'gray95')) +
  theme(text=element_text(color="black"),axis.text=element_text(color="black")) +
  theme(plot.title = element_text(hjust = 0.5)) +
  geom_vline(xintercept=c(3.5,4.5), linetype = "dashed", linewidth = 0.6) +
  annotate("segment", x = 5, xend = 7, y = 2.6, yend = 2.6, colour = "firebrick2", size=1.2, arrow=arrow(length = unit(0.2, "cm"))) +
  annotate("text", x = c(6), y = c(2.9), label = "Temperature", cex=4.5, col = "black") +
  annotate("text", x = c(6), y = c(2.75), label = "increase", cex=4.5, col = "black") +
  annotate("text", x = c(4), y = c(2.3), label = "Control", cex=3, col = "black") + 
  annotate("text", x = c(13), y = c(2.9), label = substitute(paste(bold("*"))), cex=10, col = "black") + 
  annotate("text", x = c(12), y = c(2.8), label = substitute(paste(bold("*"))), cex=10, col = "black") +
  annotate("text", x = c(11), y = c(2.5), label = substitute(paste(bold("*"))), cex=10, col = "black") +
  annotate("text", x = c(10), y = c(2.2), label = substitute(paste(bold("*"))), cex=10, col = "black") +
  theme(text=element_text(size=18, family="Arial")) + 
  theme(legend.position = c(0.83, 1.0515),
        legend.direction = "horizontal") +
  theme(plot.title = element_text(hjust = 0.01)) + theme(legend.background=element_rect(fill = alpha("white", 0))) + 
  theme(
    axis.line = element_line(linewidth = 0.4, color="black")) + 
  ylim(0, 3) +
  scale_x_discrete(limits = c('0.5', '1', '2', '4', '6', '8', '10', '12', '14', '16', '18', '20', '22'))
#save plot Glucose
ggsave("2023-12-20_Glucose albinus.png", width = 20, height = 11, units = "cm", dpi = 600)

p9/p10
ggsave("2023-12-20_Glucose albinus и flavus.png", width = 20, height = 22, units = "cm", dpi = 600)


#plot for Glycogen O. flavus
FlavusGlycogen[,3] <- factor(FlavusGlycogen[,3], levels=unique(FlavusGlycogen[,3]))
FlavusGlycogencoluor <- c("darkorange", "darkorange", "darkorange", "gray40", "darkorange", "darkorange",
                          "darkorange", "darkorange", "darkorange", "darkorange", "darkorange", "darkorange",
                          "darkorange")
p11 <- ggplot(FlavusGlycogen, 
       aes(x = Temperature, y = Value, ymin = 0)) +
  geom_boxplot(outlier.alpha = 0, alpha = 0.5, fill = FlavusGlycogencoluor, width = 0.6) +  
  geom_point(size = 2, alpha = 1, aes(group = Temperature, col = Depth, shape = Depth), 
             position = position_jitterdodge(jitter.width = 0.5)) +
  labs(fill = "Температура",
       col = "Depth, m:",
       shape = "Depth, m:",
       x = "Temperature, °C",
       y = "Glycogen, µM/g wet weight",
  ) +
  scale_color_manual(values = c("deepskyblue", "cornflowerblue", "darkblue")) +
  scale_shape_manual(values = c(3, 8, 19, 3, 8, 19, 8, 19)) +
  ggtitle(NULL) +
  theme(panel.background = element_rect(fill = 'gray95')) +
  theme(text=element_text(color="black"),axis.text=element_text(color="black")) +
  theme(plot.title = element_text(hjust = 0.5)) +
  geom_vline(xintercept=c(3.5,4.5), linetype = "dashed", linewidth = 0.6) +
  annotate("segment", x = 5, xend = 7, y = 36, yend = 36, colour = "firebrick2", size=1.2, arrow=arrow(length = unit(0.2, "cm"))) +
  annotate("segment", x = 3, xend = 1, y = 36, yend = 36, colour = "dodgerblue2", size=1.2, arrow=arrow(length = unit(0.2, "cm"))) +
  annotate("text", x = c(2), y = c(39.5), label = "Temperature", cex=4.5, col = "black") +
  annotate("text", x = c(2), y = c(37.5), label = "decrease", cex=4.5, col = "black") +
  annotate("text", x = c(6), y = c(39.5), label = "Temperature", cex=4.5, col = "black") +
  annotate("text", x = c(6), y = c(37.5), label = "increase", cex=4.5, col = "black") +
  annotate("text", x = c(4), y = c(35), label = "Control", cex=3, col = "black") + 
  theme(text=element_text(color="black"),axis.text=element_text(color="black")) +
  theme(text=element_text(size=18, family="Arial")) +
  theme(legend.position = "none",
        legend.direction = "horizontal") +
  theme(plot.title = element_text(hjust = 0.01)) + theme(legend.background=element_rect(fill = alpha("white", 0))) + 
  theme(
    axis.line = element_line(linewidth = 0.4, color="black")) + 
  ylim(0, 40) 

#save plot Glucose
ggsave("2023-12-20_Glycogen flavus.png", width = 20, height = 11, units = "cm", dpi = 600)

#plot for Glycogen O. albinus
AlbinusGlycogen[,3] <- factor(AlbinusGlycogen[,3], levels=unique(AlbinusGlycogen[,3]))
AlbinusGlycogencoluor <- c("gray40", "floralwhite", "floralwhite",
                           "floralwhite", "floralwhite", "floralwhite", "floralwhite", "floralwhite", "floralwhite",
                           "floralwhite")
p12 <- ggplot(AlbinusGlycogen, 
       aes(x = Temperature, y = Value, ymin = 0)) +
  geom_boxplot(outlier.alpha = 0, alpha = 0.5, fill = AlbinusGlycogencoluor, width = 0.6) +  
  geom_point(size = 2, alpha = 1, aes(group = Temperature, col = Depth, shape = Depth), 
             position = position_jitterdodge(jitter.width = 0.5)) +
  labs(fill = "Температура",
       col = "Depth, m:",
       shape = "Depth, m:",
       x = "Temperature, °C",
       y = NULL,
  ) +
  theme(title  = ggtext::element_markdown()) +
  scale_color_manual(values = c("cornflowerblue")) +
  scale_shape_manual(values = c(17)) +
  ggtitle(NULL) +
  theme(panel.background = element_rect(fill = 'gray95')) +
  theme(text=element_text(color="black"),axis.text=element_text(color="black")) +
  theme(plot.title = element_text(hjust = 0.5)) +
  geom_vline(xintercept=c(3.5,4.5), linetype = "dashed", linewidth = 0.6) +
  annotate("segment", x = 5, xend = 7, y = 36, yend = 36, colour = "firebrick2", size=1.2, arrow=arrow(length = unit(0.2, "cm"))) +
  annotate("text", x = c(6), y = c(39.5), label = "Temperature", cex=4.5, col = "black") +
  annotate("text", x = c(6), y = c(37.5), label = "increase", cex=4.5, col = "black") +
  annotate("text", x = c(4), y = c(35), label = "Control", cex=3, col = "black") + 
  theme(text=element_text(color="black"),axis.text=element_text(color="black")) +
  theme(text=element_text(size=18, family="Arial")) + 
  theme(legend.position ="none",
        legend.direction = "horizontal") +
  theme(plot.title = element_text(hjust = 0.01)) + theme(legend.background=element_rect(fill = alpha("white", 0))) + 
  theme(
    axis.line = element_line(linewidth = 0.4, color="black")) + 
  ylim(0, 40) +
  scale_x_discrete(limits = c('0.5', '1', '2', '4', '6', '8', '10', '12', '14', '16', '18', '20', '22'))

#save plot Glucose
ggsave("2023-12-20_Glycogen albinus.png", width = 20, height = 11, units = "cm", dpi = 600)

p11/p12
ggsave("2023-12-20_Glycogen albinus и flavus.png", width = 20, height = 22, units = "cm", dpi = 600)


#plot for POD O. flavus
FlavusPOD[,3] <- factor(FlavusPOD[,3], levels=unique(FlavusPOD[,3]))
FlavusPODcoluor <- c("darkorange", "darkorange", "darkorange", "gray40", "darkorange", "darkorange",
                     "darkorange", "darkorange", "darkorange", "darkorange", "darkorange", "darkorange",
                     "darkorange")
p13 <- ggplot(FlavusPOD, 
       aes(x = Temperature, y = Value, ymin = 0)) +
  geom_boxplot(outlier.alpha = 0, alpha = 0.5, fill = FlavusPODcoluor, width = 0.6) +  
  geom_point(size = 2, alpha = 1, aes(group = Temperature, col = Depth, shape = Depth), 
             position = position_jitterdodge(jitter.width = 0.5)) +
  labs(fill = "Температура",
       col = "Depth, m:",
       shape = "Depth, m:",
       x = "Temperature, °C",
       y = "POD, nkat/mg protein",
  ) +
  theme(title  = ggtext::element_markdown()) +
  scale_color_manual(values = c("deepskyblue", "cornflowerblue", "darkblue")) +
  scale_shape_manual(values = c(3, 8, 19, 3, 8, 19, 8, 19)) +
  ggtitle(substitute(paste(bolditalic('O. flavus')))) +
  theme(panel.background = element_rect(fill = 'gray95')) +
  theme(text=element_text(color="black"),axis.text=element_text(color="black")) +
  theme(plot.title = element_text(hjust = 0.5)) +
  geom_vline(xintercept=c(3.5,4.5), linetype = "dashed", linewidth = 0.6) +
  annotate("segment", x = 5, xend = 7, y = .22, yend = .22, colour = "firebrick2", size=1.2, arrow=arrow(length = unit(0.2, "cm"))) +
  annotate("segment", x = 3, xend = 1, y = .22, yend = .22, colour = "dodgerblue2", size=1.2, arrow=arrow(length = unit(0.2, "cm"))) +
  annotate("text", x = c(2), y = c(.25), label = "Temperature", cex=4.5, col = "black") +
  annotate("text", x = c(2), y = c(.235), label = "decrease", cex=4.5, col = "black") +
  annotate("text", x = c(6), y = c(.25), label = "Temperature", cex=4.5, col = "black") +
  annotate("text", x = c(6), y = c(.235), label = "increase", cex=4.5, col = "black") +
  annotate("text", x = c(4), y = c(0.2), label = "Control", cex=3, col = "black") + 
  theme(text=element_text(color="black"),axis.text=element_text(color="black")) + 
  theme(text=element_text(color="black"),axis.text=element_text(color="black")) +
  theme(text=element_text(size=18, family="Arial")) +
  theme(legend.position = c(0.72, 1.0515),
        legend.direction = "horizontal") +
  theme(plot.title = element_text(hjust = 0.01)) + theme(legend.background=element_rect(fill = alpha("white", 0))) + 
  theme(
    axis.line = element_line(linewidth = 0.4, color="black")) +
  ylim(0, 0.25)
#save plot POD
ggsave("2023-12-20_POD flavus.png", width = 20, height = 11, units = "cm", dpi = 600)



#plot for POD O. albinus
AlbinusPOD[,3] <- factor(AlbinusPOD[,3], levels=unique(AlbinusPOD[,3]))
AlbinusPODcoluor <- c("floralwhite", "floralwhite", "floralwhite", "gray40", "floralwhite", "floralwhite",
                      "floralwhite", "floralwhite", "floralwhite", "floralwhite", "floralwhite", "floralwhite",
                      "floralwhite")
p14 <- ggplot(AlbinusPOD, 
       aes(x = Temperature, y = Value, ymin = 0)) +
  geom_boxplot(outlier.alpha = 0, alpha = 0.5, fill = AlbinusPODcoluor, width = 0.6) +  
  geom_point(size = 2, alpha = 1, aes(group = Temperature, col = Depth, shape = Depth), 
             position = position_jitterdodge(jitter.width = 0.5)) +
  labs(fill = "Температура",
       col = "Depth, m:",
       shape = "Depth, m:",
       x = "Temperature, °C",
       y = NULL,
  ) +
  theme(title  = ggtext::element_markdown()) +
  scale_color_manual(values = c("cornflowerblue", "darkblue")) +
  scale_shape_manual(values = c(17, 19)) +
  ggtitle(substitute(paste(bolditalic('O. albinus')))) +
  theme(panel.background = element_rect(fill = 'gray95')) +
  theme(text=element_text(color="black"),axis.text=element_text(color="black")) +
  theme(plot.title = element_text(hjust = 0.5)) +
  geom_vline(xintercept=c(3.5,4.5), linetype = "dashed", linewidth = 0.6) +
  annotate("segment", x = 5, xend = 7, y = .22, yend = .22, colour = "firebrick2", size=1.2, arrow=arrow(length = unit(0.2, "cm"))) +
  annotate("segment", x = 3, xend = 1, y = .22, yend = .22, colour = "dodgerblue2", size=1.2, arrow=arrow(length = unit(0.2, "cm"))) +
  annotate("text", x = c(2), y = c(.25), label = "Temperature", cex=4.5, col = "black") +
  annotate("text", x = c(2), y = c(.235), label = "decrease", cex=4.5, col = "black") +
  annotate("text", x = c(6), y = c(.25), label = "Temperature", cex=4.5, col = "black") +
  annotate("text", x = c(6), y = c(.235), label = "increase", cex=4.5, col = "black") +
  annotate("text", x = c(4), y = c(0.2), label = "Control", cex=3, col = "black") + 
  theme(text=element_text(color="black"),axis.text=element_text(color="black")) + 
  theme(text=element_text(color="black"),axis.text=element_text(color="black")) +
  theme(text=element_text(size=18, family="Arial")) +
  theme(legend.position = c(0.78, 1.0515),
        legend.direction = "horizontal") +
  theme(plot.title = element_text(hjust = 0.01)) + theme(legend.background=element_rect(fill = alpha("white", 0))) + 
  theme(
    axis.line = element_line(linewidth = 0.4, color="black")) +
  ylim(0, 0.25)

#save plot POD
ggsave("2023-12-20_POD albinus.png", width = 20, height = 11, units = "cm", dpi = 600)

p13/p14
ggsave("2_p_2023-12-20_POD albinus и flavus.png", width = 20, height = 22, units = "cm", dpi = 600)



#plot for CAT O. flavus
FlavusCAT[,3] <- factor(FlavusCAT[,3], levels=unique(FlavusCAT[,3]))
FlavusCATcoluor <- c("darkorange", "darkorange", "darkorange", "gray40", "darkorange", "darkorange",
                     "darkorange", "darkorange", "darkorange", "darkorange", "darkorange", "darkorange",
                     "darkorange")
p15 <- ggplot(FlavusCAT, 
       aes(x = Temperature, y = Value, ymin = 0)) +
  geom_boxplot(outlier.alpha = 0, alpha = 0.5, fill = FlavusCATcoluor, width = 0.6) +  
  geom_point(size = 2, alpha = 1, aes(group = Temperature, col = Depth, shape = Depth), 
             position = position_jitterdodge(jitter.width = 0.5)) +
  labs(fill = "Температура",
       col = "Depth, m:",
       shape = "Depth, m:",
       x = "Temperature, °C",
       y = "CAT, nkat/mg protein",
  ) +
  theme(title  = ggtext::element_markdown()) +
  scale_color_manual(values = c("deepskyblue", "cornflowerblue", "darkblue")) +
  scale_shape_manual(values = c(3, 8, 19, 3, 8, 19, 8, 19)) +
  ggtitle(NULL) +
  theme(panel.background = element_rect(fill = 'gray95')) +
  theme(text=element_text(color="black"),axis.text=element_text(color="black")) +
  theme(plot.title = element_text(hjust = 0.5)) +
  geom_vline(xintercept=c(3.5,4.5), linetype = "dashed", linewidth = 0.6) +
  annotate("segment", x = 5, xend = 7, y = 1720, yend = 1720, colour = "firebrick2", size=1.2, arrow=arrow(length = unit(0.2, "cm"))) +
  annotate("segment", x = 3, xend = 1, y = 1720, yend = 1720, colour = "dodgerblue2", size=1.2, arrow=arrow(length = unit(0.2, "cm"))) +
  annotate("text", x = c(2), y = c(1975), label = "Temperature", cex=4.5, col = "black") +
  annotate("text", x = c(2), y = c(1850), label = "decrease", cex=4.5, col = "black") +
  annotate("text", x = c(6), y = c(1975), label = "Temperature", cex=4.5, col = "black") +
  annotate("text", x = c(6), y = c(1850), label = "increase", cex=4.5, col = "black") +
  annotate("text", x = c(4), y = c(1650), label = "Control", cex=3, col = "black") + 
  theme(text=element_text(color="black"),axis.text=element_text(color="black")) + 
  theme(text=element_text(color="black"),axis.text=element_text(color="black")) +
  theme(text=element_text(size=18, family="Arial")) +
  theme(legend.position = "none",
        legend.direction = "horizontal") +
  theme(plot.title = element_text(hjust = 0.01)) + theme(legend.background=element_rect(fill = alpha("white", 0))) + 
  theme(
    axis.line = element_line(linewidth = 0.4, color="black")) +
  ylim(0, 2000)
#save plot CAT
ggsave("2023-12-20_CAT flavus.png", width = 20, height = 11, units = "cm", dpi = 600)

#plot for CAT O. albinus
AlbinusCAT[,3] <- factor(AlbinusCAT[,3], levels=unique(AlbinusCAT[,3]))
AlbinusCATcoluor <- c("floralwhite", "floralwhite", "floralwhite", "gray40", "floralwhite", "floralwhite",
                      "floralwhite", "floralwhite", "floralwhite", "floralwhite", "floralwhite", "floralwhite",
                      "floralwhite")
p16 <- ggplot(AlbinusCAT, 
       aes(x = Temperature, y = Value, ymin = 0)) +
  geom_boxplot(outlier.alpha = 0, alpha = 0.5, fill = AlbinusCATcoluor, width = 0.6) +  
  geom_point(size = 2, alpha = 1, aes(group = Temperature, col = Depth, shape = Depth), 
             position = position_jitterdodge(jitter.width = 0.5)) +
  labs(fill = "Температура",
       col = "Depth, m:",
       shape = "Depth, m:",
       x = "Temperature, °C",
       y = NULL,
  ) +
  theme(title  = ggtext::element_markdown()) +
  scale_color_manual(values = c("cornflowerblue", "darkblue")) +
  scale_shape_manual(values = c(17, 19)) +
  ggtitle(NULL) +
  theme(panel.background = element_rect(fill = 'gray95')) +
  theme(text=element_text(color="black"),axis.text=element_text(color="black")) +
  theme(plot.title = element_text(hjust = 0.5)) +
  geom_vline(xintercept=c(3.5,4.5), linetype = "dashed", linewidth = 0.6) +
  annotate("segment", x = 5, xend = 7, y = 1720, yend = 1720, colour = "firebrick2", size=1.2, arrow=arrow(length = unit(0.2, "cm"))) +
  annotate("segment", x = 3, xend = 1, y = 1720, yend = 1720, colour = "dodgerblue2", size=1.2, arrow=arrow(length = unit(0.2, "cm"))) +
  annotate("text", x = c(2), y = c(1975), label = "Temperature", cex=4.5, col = "black") +
  annotate("text", x = c(2), y = c(1850), label = "decrease", cex=4.5, col = "black") +
  annotate("text", x = c(6), y = c(1975), label = "Temperature", cex=4.5, col = "black") +
  annotate("text", x = c(6), y = c(1850), label = "increase", cex=4.5, col = "black") +
  annotate("text", x = c(4), y = c(1650), label = "Control", cex=3, col = "black") + 
  theme(text=element_text(color="black"),axis.text=element_text(color="black")) + 
  theme(text=element_text(color="black"),axis.text=element_text(color="black")) +
  theme(text=element_text(size=18, family="Arial")) +
  theme(legend.position = "none",
        legend.direction = "horizontal") +
  theme(plot.title = element_text(hjust = 0.01)) + theme(legend.background=element_rect(fill = alpha("white", 0))) + 
  theme(
    axis.line = element_line(linewidth = 0.4, color="black"))
#save plot CAT
ggsave("2023-12-20_CAT albinus.png", width = 20, height = 11, units = "cm", dpi = 600)

p15/p16
ggsave("2_p_2023-12-20_CAT albinus и flavus_test.png", width = 20, height = 22, units = "cm", dpi = 600)


#plot for GST O. flavus
FlavusGST[,3] <- factor(FlavusGST[,3], levels=unique(FlavusGST[,3]))
FlavusGSTcoluor <- c("darkorange", "darkorange", "darkorange", "gray40", "darkorange", "darkorange",
                     "darkorange", "darkorange", "darkorange", "darkorange", "darkorange", "darkorange",
                     "darkorange")
p17 <- ggplot(FlavusGST, 
       aes(x = Temperature, y = Value, ymin = 0)) +
  geom_boxplot(outlier.alpha = 0, alpha = 0.5, fill = FlavusGSTcoluor, width = 0.6) +  
  geom_point(size = 2, alpha = 1, aes(group = Temperature, col = Depth, shape = Depth), 
             position = position_jitterdodge(jitter.width = 0.5)) +
  labs(fill = "Температура",
       col = "Depth, m:",
       shape = "Depth, m:",
       x = "Temperature, °C",
       y = "GST, nkat/mg protein",
  ) +
  theme(title  = ggtext::element_markdown()) +
  scale_color_manual(values = c("deepskyblue", "cornflowerblue", "darkblue")) +
  scale_shape_manual(values = c(3, 8, 19, 3, 8, 19, 8, 19)) +
  ggtitle(substitute(paste(bolditalic('O. flavus')))) +
  theme(panel.background = element_rect(fill = 'gray95')) +
  theme(text=element_text(color="black"),axis.text=element_text(color="black")) +
  theme(plot.title = element_text(hjust = 0.5)) +
  geom_vline(xintercept=c(3.5,4.5), linetype = "dashed", linewidth = 0.6) +
  annotate("segment", x = 5, xend = 7, y = 29, yend = 29, colour = "firebrick2", size=1.2, arrow=arrow(length = unit(0.2, "cm"))) +
  annotate("segment", x = 3, xend = 1, y = 29, yend = 29, colour = "dodgerblue2", size=1.2, arrow=arrow(length = unit(0.2, "cm"))) +
  annotate("text", x = c(2), y = c(33), label = "Temperature", cex=4.5, col = "black") +
  annotate("text", x = c(2), y = c(31), label = "decrease", cex=4.5, col = "black") +
  annotate("text", x = c(6), y = c(33), label = "Temperature", cex=4.5, col = "black") +
  annotate("text", x = c(6), y = c(31), label = "increase", cex=4.5, col = "black") +
  annotate("text", x = c(4), y = c(27), label = "Control", cex=3, col = "black") + 
  theme(text=element_text(color="black"),axis.text=element_text(color="black")) + 
  theme(text=element_text(color="black"),axis.text=element_text(color="black")) +
  theme(text=element_text(size=18, family="Arial")) +
  theme(legend.position = c(0.72, 1.0515),
        legend.direction = "horizontal") +
  theme(plot.title = element_text(hjust = 0.01)) + theme(legend.background=element_rect(fill = alpha("white", 0))) + 
  theme(
    axis.line = element_line(linewidth = 0.4, color="black")) +
  ylim(0, 33)
#save plot GST
ggsave("2023-12-20_GST flavus.png", width = 20, height = 11, units = "cm", dpi = 600)


#plot for GST O. albinus
AlbinusGST[,3] <- factor(AlbinusGST[,3], levels=unique(AlbinusGST[,3]))
AlbinusGSTcoluor <- c("floralwhite", "floralwhite", "floralwhite", "gray40", "floralwhite", "floralwhite",
                      "floralwhite", "floralwhite", "floralwhite", "floralwhite", "floralwhite", "floralwhite",
                      "floralwhite")
p18 <- ggplot(AlbinusGST, 
       aes(x = Temperature, y = Value, ymin = 0)) +
  geom_boxplot(outlier.alpha = 0, alpha = 0.5, fill = AlbinusGSTcoluor, width = 0.6) +  
  geom_point(size = 2, alpha = 1, aes(group = Temperature, col = Depth, shape = Depth), 
             position = position_jitterdodge(jitter.width = 0.5)) +
  labs(fill = "Температура",
       col = "Depth, m:",
       shape = "Depth, m:",
       x = "Temperature, °C",
       y = NULL,
  ) +
  theme(title  = ggtext::element_markdown()) +
  scale_color_manual(values = c("cornflowerblue", "darkblue")) +
  scale_shape_manual(values = c(17, 19)) +
  ggtitle(substitute(paste(bolditalic('O. albinus')))) +
  theme(panel.background = element_rect(fill = 'gray95')) +
  theme(text=element_text(color="black"),axis.text=element_text(color="black")) +
  theme(plot.title = element_text(hjust = 0.5)) +
  geom_vline(xintercept=c(3.5,4.5), linetype = "dashed", linewidth = 0.6) +
  annotate("segment", x = 5, xend = 7, y = 29, yend = 29, colour = "firebrick2", size=1.2, arrow=arrow(length = unit(0.2, "cm"))) +
  annotate("segment", x = 3, xend = 1, y = 29, yend = 29, colour = "dodgerblue2", size=1.2, arrow=arrow(length = unit(0.2, "cm"))) +
  annotate("text", x = c(2), y = c(33), label = "Temperature", cex=4.5, col = "black") +
  annotate("text", x = c(2), y = c(31), label = "decrease", cex=4.5, col = "black") +
  annotate("text", x = c(6), y = c(33), label = "Temperature", cex=4.5, col = "black") +
  annotate("text", x = c(6), y = c(31), label = "increase", cex=4.5, col = "black") +
  annotate("text", x = c(4), y = c(27), label = "Control", cex=3, col = "black") + 
  annotate("text", x = c(1), y = c(20), label = substitute(paste(bold("*"))), cex=10, col = "black") +
  annotate("text", x = c(2), y = c(20), label = substitute(paste(bold("*"))), cex=10, col = "black") +
  annotate("text", x = c(11), y = c(18), label = substitute(paste(bold("*"))), cex=10, col = "black") +
  theme(text=element_text(color="black"),axis.text=element_text(color="black")) + 
  theme(text=element_text(color="black"),axis.text=element_text(color="black")) +
  theme(text=element_text(size=18, family="Arial")) +
  theme(legend.position = c(0.78, 1.0515),
        legend.direction = "horizontal") +
  theme(plot.title = element_text(hjust = 0.01)) + theme(legend.background=element_rect(fill = alpha("white", 0))) + 
  theme(
    axis.line = element_line(linewidth = 0.4, color="black")) +
  ylim(0, 33)
#save plot GST
ggsave("2023-12-20_GST albinus.png", width = 20, height = 11, units = "cm", dpi = 600)

p17/p18

ggsave("2_p_2023-12-20_GST albinus and flavus.png", width = 20, height = 22, units = "cm", dpi = 600)

#plot for LDH O. flavus
FlavusLDH[,3] <- factor(FlavusLDH[,3], levels=unique(FlavusLDH[,3]))
FlavusLDHcoluor <- c("darkorange", "darkorange", "darkorange", "gray40", "darkorange", "darkorange",
                     "darkorange", "darkorange", "darkorange", "darkorange", "darkorange", "darkorange",
                     "darkorange")
p19 <- ggplot(FlavusLDH, 
       aes(x = Temperature, y = Value, ymin = 0)) +
  geom_boxplot(outlier.alpha = 0, alpha = 0.5, fill = FlavusLDHcoluor, width = 0.6) +  
  geom_point(size = 2, alpha = 1, aes(group = Temperature, col = Depth, shape = Depth), 
             position = position_jitterdodge(jitter.width = 0.5)) +
  labs(fill = "Температура",
       col = "Depth, m:",
       shape = "Depth, m:",
       x = "Temperature, °C",
       y = "LDH, nkat/mg protein",
  ) +
  theme(title  = ggtext::element_markdown()) +
  scale_color_manual(values = c("deepskyblue", "cornflowerblue", "darkblue")) +
  scale_shape_manual(values = c(3, 8, 19, 3, 8, 19, 8, 19)) +
  ggtitle(NULL) +
  theme(panel.background = element_rect(fill = 'gray95')) +
  theme(text=element_text(color="black"),axis.text=element_text(color="black")) +
  theme(plot.title = element_text(hjust = 0.5)) +
  geom_vline(xintercept=c(3.5,4.5), linetype = "dashed", linewidth = 0.6) +
  annotate("segment", x = 5, xend = 7, y = 1070, yend = 1070, colour = "firebrick2", size=1.2, arrow=arrow(length = unit(0.2, "cm"))) +
  annotate("segment", x = 3, xend = 1, y = 1070, yend = 1070, colour = "dodgerblue2", size=1.2, arrow=arrow(length = unit(0.2, "cm"))) +
  annotate("text", x = c(2), y = c(1225), label = "Temperature", cex=4.5, col = "black") +
  annotate("text", x = c(2), y = c(1140), label = "decrease", cex=4.5, col = "black") +
  annotate("text", x = c(6), y = c(1225), label = "Temperature", cex=4.5, col = "black") +
  annotate("text", x = c(6), y = c(1140), label = "increase", cex=4.5, col = "black") +
  annotate("text", x = c(4), y = c(950), label = "Control", cex=3, col = "black") + 
  theme(text=element_text(color="black"),axis.text=element_text(color="black")) + 
  theme(text=element_text(color="black"),axis.text=element_text(color="black")) +
  theme(text=element_text(size=18, family="Arial")) +
  theme(legend.position = "none",
        legend.direction = "horizontal") +
  theme(plot.title = element_text(hjust = 0.01)) + theme(legend.background=element_rect(fill = alpha("white", 0))) + 
  theme(
    axis.line = element_line(linewidth = 0.4, color="black")) +
  ylim(0, 1250)
#save plot LDH
ggsave("2023-12-20_LDH flavus.png", width = 20, height = 11, units = "cm", dpi = 600)


#plot for LDH O. albinus
AlbinusLDH[,3] <- factor(AlbinusLDH[,3], levels=unique(AlbinusLDH[,3]))
AlbinusLDHcoluor <- c("floralwhite", "floralwhite", "floralwhite", "gray40", "floralwhite", "floralwhite",
                      "floralwhite", "floralwhite", "floralwhite", "floralwhite", "floralwhite", "floralwhite",
                      "floralwhite")
p20 <- ggplot(AlbinusLDH, 
       aes(x = Temperature, y = Value, ymin = 0)) +
  geom_boxplot(outlier.alpha = 0, alpha = 0.5, fill = AlbinusLDHcoluor, width = 0.6) +  
  geom_point(size = 2, alpha = 1, aes(group = Temperature, col = Depth, shape = Depth), 
             position = position_jitterdodge(jitter.width = 0.5)) +
  labs(fill = "Температура",
       col = "Depth, m:",
       shape = "Depth, m:",
       x = "Temperature, °C",
       y = NULL,
  ) +
  theme(title  = ggtext::element_markdown()) +
  scale_color_manual(values = c("cornflowerblue", "darkblue")) +
  scale_shape_manual(values = c(17, 19)) +
  ggtitle(NULL) +
  theme(panel.background = element_rect(fill = 'gray95')) +
  theme(text=element_text(color="black"),axis.text=element_text(color="black")) +
  theme(plot.title = element_text(hjust = 0.5)) +
  geom_vline(xintercept=c(3.5,4.5), linetype = "dashed", linewidth = 0.6) +
  annotate("segment", x = 5, xend = 7, y = 1070, yend = 1070, colour = "firebrick2", size=1.2, arrow=arrow(length = unit(0.2, "cm"))) +
  annotate("segment", x = 3, xend = 1, y = 1070, yend = 1070, colour = "dodgerblue2", size=1.2, arrow=arrow(length = unit(0.2, "cm"))) +
  annotate("text", x = c(2), y = c(1225), label = "Temperature", cex=4.5, col = "black") +
  annotate("text", x = c(2), y = c(1140), label = "decrease", cex=4.5, col = "black") +
  annotate("text", x = c(6), y = c(1225), label = "Temperature", cex=4.5, col = "black") +
  annotate("text", x = c(6), y = c(1140), label = "increase", cex=4.5, col = "black") +
  annotate("text", x = c(4), y = c(950), label = "Control", cex=3, col = "black") + 
  annotate("text", x = c(7), y = c(220), label = substitute(paste(bold("*"))), cex=10, col = "black") +
  annotate("text", x = c(10), y = c(220 ), label = substitute(paste(bold("*"))), cex=10, col = "black") +
  theme(text=element_text(color="black"),axis.text=element_text(color="black")) + 
  theme(text=element_text(color="black"),axis.text=element_text(color="black")) +
  theme(text=element_text(size=18, family="Arial")) +
  theme(legend.position = "none",
        legend.direction = "horizontal") +
  theme(plot.title = element_text(hjust = 0.01)) + theme(legend.background=element_rect(fill = alpha("white", 0))) + 
  theme(
    axis.line = element_line(linewidth = 0.4, color="black")) +
  ylim(0, 1250)
#save plot LDH
#adenilats
p20
(p1 + p2) / (p3 + p4) / (p5 + p6) / (p7 + p8)
ggsave("allmethabolits_fla_alb.png", width = 50, height = 46, units = "cm", dpi = 600)
#
(p9 + p10) / (p11 + p12)
ggsave("allmethabolits2_fla_alb.png", width = 33, height = 25, units = "cm", dpi = 600)
p16

(p13 + p14) / (p15 + p16) 
ggsave("CAT_POD.png", width = 36, height = 25, units = "cm", dpi = 600)


(p17 + p18) / (p19 + p20)
ggsave("GST_LDH.png", width = 36, height = 25, units = "cm", dpi = 600)
